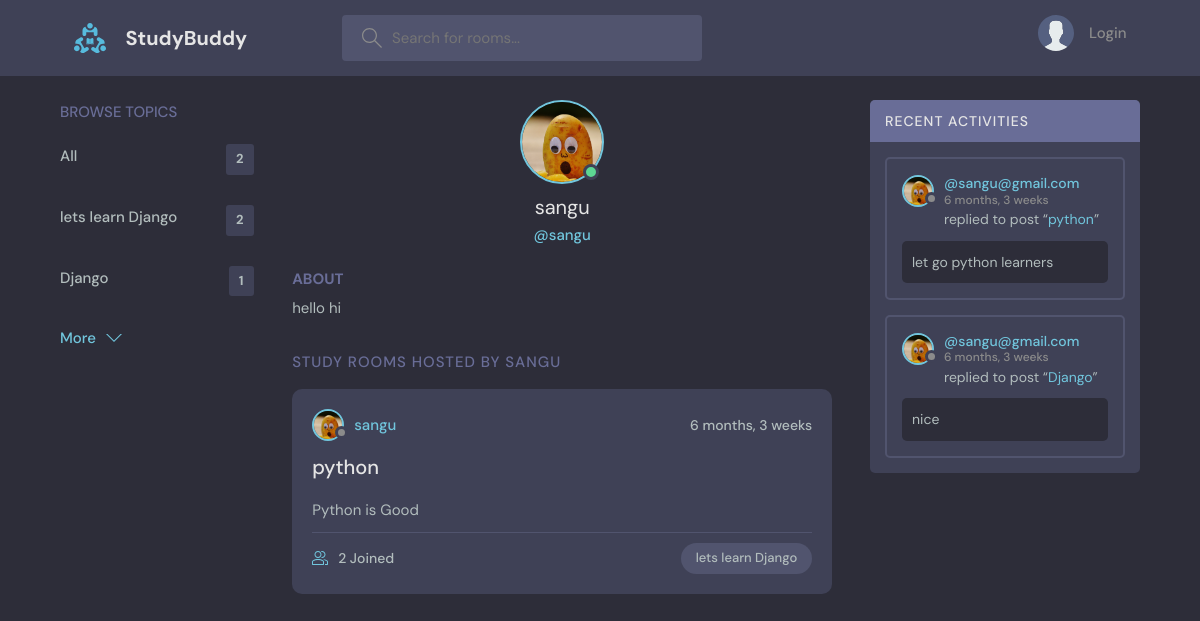
The page /profile/2 on the database its author committed.
### base/models.py (models this page shows, shortened)
class Topic(models.Model):
    name = models.CharField(max_length=50)

class User(AbstractUser):
    name = models.CharField(max_length=100, null=True)
    email = models.EmailField(unique=True,null=True)
    bio = models.TextField(null=True)
    avatar = models.ImageField(null=True, default="avatar.svg")
    USERNAME_FIELD = 'email'
    REQUIRED_FIELDS = []

class Room(models.Model):
    host = models.ForeignKey(User, on_delete=models.SET_NULL, null=True)
    topic = models.ForeignKey(Topic, on_delete=models.SET_NULL, null=True)
    name = models.CharField(max_length=200)
    description = models.TextField(null=True, blank=True)
    participants = models.ManyToManyField(User, related_name='participants', blank=True)
    updated = models.DateTimeField(auto_now=True)
    created = models.DateTimeField(auto_now_add=True)
    class Meta:
        ordering =['-updated','-created']
    def __str__(self):
        return self.name

class Message(models.Model):
    user = models.ForeignKey(User, on_delete=models.CASCADE)
    room = models.ForeignKey(Room, on_delete=models.CASCADE)
    body = models.TextField()
    updated = models.DateTimeField(auto_now=True)
    created = models.DateTimeField(auto_now_add=True)
    class Meta:
            ordering =['-updated','-created']

### base/views.py (the view)
# urls.py: path('profile/<str:pk>', views.userProfile, name="user-profile"),
def userProfile(request,pk):
    user = User.objects.get(id=pk)
    rooms = user.room_set.all()
    topics = Topic.objects.all()
    room_comments = user.message_set.all()
    context= {'user':user, 'rooms':rooms, 'topics':topics, 'room_comments':room_comments}
    return render(request, 'base/profile.html', context)

### base/templates/base/profile.html (shortened to what this page needs)
{% include 'main.html' %}
{%block content%}
  <main class="profile-page layout layout--3">
    <div class="container">
        {%include 'base/topic_components.html'%}
      <div class="roomList">
        <div class="profile">
          <div class="profile__avatar">
            <div class="avatar avatar--large active">
              <img src="{{user.avatar.url}}">
            </div>
          </div>
          <div class="profile__info">
            <h3>{{user.username}}</h3>
            <p>@{{user.username}}</p>
          </div>
          <div class="profile__about">
            <h3>About</h3>
            <p>
             {{user.bio}}
            </p>
          </div>
        </div>
        <div class="roomList__header">
          <div>
            <h2>Study Rooms Hosted by {{user.username}}</a>
            </h2>
          </div>
        </div>
        {%include 'base/feed_component.html'%}
      </div>
      {%include 'base/activity_component.html'%}
    </div>
  </main>
{% endblock content%}

### templates/main.html (shortened to what this page needs)
<!DOCTYPE html>
{% load static %}
<html lang="en">
  <head>
    <link rel="stylesheet" href="{% static 'styles/style.css'%}" />
  </head>
  <body>
    {% include 'navbar.html'%}
  </body>
</html>

### templates/navbar.html (shortened to what this page needs)
{% load static %}
<header class="header header--loggedIn">
    <div class="container">
      <a href="{% url 'home'%}" class="header__logo">
        <img src="{% static 'images/logo.svg'%}" />
        <h1>StudyBuddy</h1>
      </a>
      <form class="header__search" method = "GET" action="{% url 'home' %}">
        <label>
          <input name="q" placeholder="Search for rooms..." />
        </label>
      </form>
      <nav class="header__menu">
        {% if request.user.is_authenticated%}
        <div class="header__user">
          <a href="{% url 'update-user' user.id%}">
            <div class="avatar avatar--medium active">
              <img src="{{request.user.avatar.url}}" />
            </div>
            <p>{{request.user.username}} <span>{{request.user.username}}</span></p>
          </a>
          <button class="dropdown-button">
            <svg version="1.1" xmlns="http://www.w3.org/2000/svg" width="32" height="32" viewBox="0 0 32 32">
              <title>chevron-down</title>
              <path d="M16 21l-13-13h-3l16 16 16-16h-3l-13 13z"></path>
            </svg>
          </button>
        </div>
        {%else%}
    <a href="{% url 'login'%}">
          <img src="{% static 'images/avatar.svg' %}" />
          <p>Login</p>
    </a>
    {% endif %}
      </nav>
    </div>
  </header>

### base/templates/base/topic_components.html
<div class="topics">
    <div class="topics__header">
      <h2>Browse Topics</h2>
    </div>
    <ul class="topics__list">
        <li>
            <a href="{% url 'home'%}">All<span>{{topics.count}}</span></a>
        </li>
        {% for topic in topics %}
        <li>
            <a href ="{% url 'home' %}?q={{topic.name}}">{{topic.name}}<span>{{topic.room_set.all.count}}</a>
        </li>
        {% endfor %}
    </ul>
    <a class="btn btn--link" href="{%url 'mobile-topics'%}">
      More
      <svg version="1.1" xmlns="http://www.w3.org/2000/svg" width="32" height="32" viewBox="0 0 32 32">
        <title>chevron-down</title>
        <path d="M16 21l-13-13h-3l16 16 16-16h-3l-13 13z"></path>
      </svg>
    </a>
  </div>

### base/templates/base/feed_component.html (shortened to what this page needs)
{% for room in rooms %}
<div class="roomListRoom">
    <div class="roomListRoom__header">
      <a href="{%url 'user-profile' room.host.id %}" class="roomListRoom__author">
        <div class="avatar avatar--small">
          <img src="{{room.host.avatar.url}}" />
        </div>
        <span>{{room.host.username}}</span>
      </a>
      <div class="roomListRoom__actions">
        <span>{{room.created|timesince}}</span>
      </div>
    </div>
    <div class="roomListRoom__content">
      <a href="{%url 'room' room.id%}">{{room.name}}</a>
      <p>
       {{room.description}}
      </p>
    </div>
    <div class="roomListRoom__meta">
      <a href="room.html" class="roomListRoom__joined">
        {{room.participants.all.count}} Joined
      </a>
      <p class="roomListRoom__topic">{{room.topic.name}}</p>
    </div>
  </div>
  {% endfor %}

### base/templates/base/activity_component.html (shortened to what this page needs)
<div class="activities">
    <div class="activities__header">
      <h2>Recent Activities</h2>
    </div>
    {% for room_comment in room_comments %}
    <div class="activities__box">
      <div class="activities__boxHeader roomListRoom__header">
        <a href="{%url 'user-profile' room_comment.user.id %}" class="roomListRoom__author">
          <div class="avatar avatar--small">
            <img src="{{room_comment.user.avatar.url}}" />
          </div>
          <p>
            @{{room_comment.user}}
            <span>{{room_comment.created|timesince}}</span>
          </p>
        </a>
      </div>
      <div class="activities__boxContent">
        <p>replied to post “<a href="{%url 'room' room_comment.id %}">{{room_comment.room}}</a>”</p>
        <div class="activities__boxRoomContent">
            {{room_comment.body}}
        </div>
      </div>
    </div>
    {% endfor %}
  </div>

### rows shown on the page
Topic: name "lets learn Django", room_set.all.count "2"
Topic: name "Django", room_set.all.count "1"
User: avatar (picture), username "sangu", bio "hello hi", username "SANGU"
Room: host.avatar (picture), host.username "sangu", created "6 months, 3 weeks", name "python", description "Python is Good", participants.all.count "2", topic.name "lets learn Django"
Message: user.avatar (picture), user "sangu@gmail.com", created "6 months, 3 weeks", room "python", body "let go python learners"
Message: user.avatar (picture), user "sangu@gmail.com", created "6 months, 3 weeks", room "Django", body "nice"

### other values the page prints
{{ topics.count }} "2"
